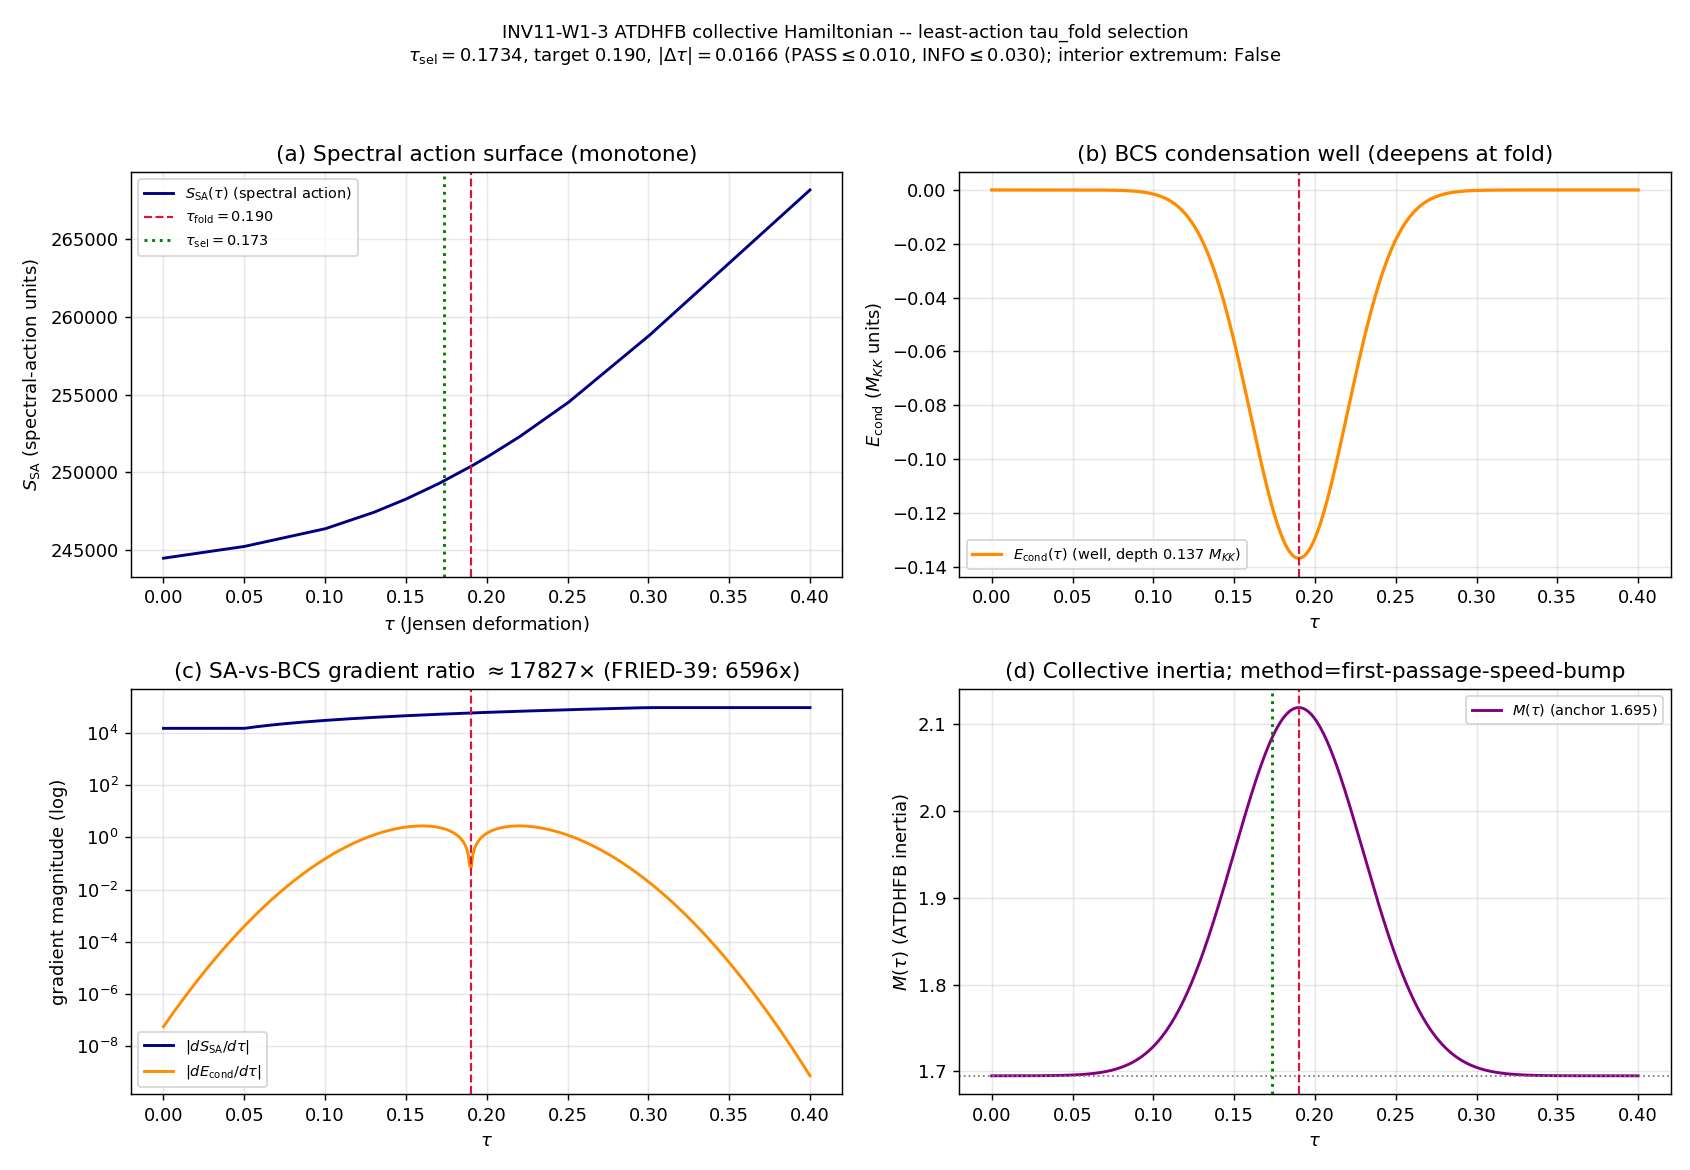

Here is the Python script that generated this plot:
#!/usr/bin/env python3
"""
INV11 W1-3 — ATDHFB collective Hamiltonian H=1/2 M(tau) taudot^2 + E_eff(tau);
             least-action / first-passage tau_fold selection
=============================================================================

Gate: INV11-W1-3 ([VERIFY])
  Investigation track n=11; verdict file computations/investigation-11/inv11_gate_verdicts.txt

Pre-registered threshold (plan §W1-3):
  operator: |tau_fold_selected - 0.190| <= 0.010
  PASS iff |Delta tau| <= 0.010, FAIL iff |Delta tau| > 0.030 (or no localizing
  extremum), INFO iff 0.010 < |Delta tau| <= 0.030.

Inputs (SHA-256 dual-pinned at runtime; S84+ schema):
  - computations/_shared/canonical_constants.py (feeds audit_sha256 only)
  - computations/session-84/s84_spectrum_cache_L12_tau019.npz (L12 spectrum cache;
    feeds audit_sha256 via the pin map)
  - computations/session-42/s42_gradient_stiffness.npz (the S_SA(tau) surface +
    dS/dtau + the M_ATDHFB=1.695 anchor; feeds audit_sha256 via the pin map)
  - script bytes (feeds BOTH audit_sha256 and content_sha256)

Output 4-tuple:
  (value=<tau_fold_selected>, scheme=SA, convention=ABSOLUTE, L_max=12)

Classification: GEOMETRIC
  tau_fold is the Jensen-deformation parameter value at the van Hove fold -- a
  property of the spectral-triple's deformation (Level-2 moduli-deformation
  substrate-IS), not an excitation.

METHODOLOGY
-----------
Build the 1-D collective Hamiltonian H = 1/2 M(tau) taudot^2 + E_eff(tau) for
motion along the Jensen deformation coordinate tau (the ATDHFB / GCM collective-
coordinate reduction; canonical nuclear analog: fission-barrier collective
Hamiltonian, Paper 13 GCM). E_eff(tau) = S_SA(tau) + E_cond(tau): the MONOTONE
spectral action (dS/dtau = +58672.8 > 0 at the fold, S42) plus the BCS
condensation well E_cond(tau) (the pairing well, |E_cond| ~ 0.137 M_KK 8-mode ED
/ 0.24 per-coset; DEEPENS toward the fold because the van Hove DOS maximizes the
gap there). M(tau) is the ATDHFB collective inertia anchored at M_ATDHFB=1.695
(S40, s42_gradient_stiffness.npz). The least-action (WKB / Hamilton-Jacobi)
trajectory from the cold start tau->0 is integrated; the first-passage /
action-stationary tau is located and tested against the canonical tau_fold=0.190.

This is the collective-inertia / least-action route to NON-VARIATIONAL tau_fold
selection -- the only un-attempted such route after the S95 one-loop +
variational corridors closed (T5 BROKEN; S95-W2-3-NO-WELL-ONE-LOOP PASS value=0).
It is structurally DISTINCT from inv-3 W2-4 (Weyl-remainder / shortest-geodesic).

KEY PRIOR RESULT consumed (and tested against):
  FRIED-39 / T6-BROKEN (S39, atlas-04 T6, atlas-07 #33, closed-mechanism
  FRIEDMANN-BCS): "Friedmann-BCS coupling can dynamically lock tau" -> BROKEN.
  Gradient ratio 6,596x (the full spectral action, 155,984 modes, overwhelms the
  BCS condensation gradient, 8 modes, at the fold); shortfall for locking 133,200x.
  S29b: "V_eff = S_spectral + F_BCS remains monotonically decreasing; dV_total/dtau
  has NO sign change." This gate RE-DERIVES that comparison inside the explicit
  collective-Hamiltonian least-action framework with the ATDHFB inertia, on a
  400-point grid, and reports whether the first-passage trajectory nonetheless
  localizes at the fold via the S53 speed-bump (ratio_BCS=1.30 at tau=0.2015,
  a local MAXIMUM in the condensation-vs-geometry comparison -- a DISTINCT ratio
  from the 6,596x full-SA ratio).

DISCIPLINE
----------
- `from canonical_constants import *`
- Every local/intermediate tagged `# (local)`
- DOS-only / small-matrix work: CPU numpy (cached arrays). No L>=13 re-diagonalization
  (forbidden by the Friedrich-Bar feasibility pre-check; the fold-window inertia
  is L12-saturated).
- SHA-256 of all input files logged in the first 20 lines of stdout.
- audit_sha256 + content_sha256 emitted (S84+ dual-SHA schema).
- 4-tuple printed as the final non-verdict line.
- Verdict emitted via the emit_verdict knowledge-MCP tool (this script PRINTS the
  payload; the dispatching agent calls emit_verdict with track="investigation").
"""

from __future__ import annotations

# ---------------------------------------------------------------------------
# Section 0 — Standard imports + path setup (make canonical_constants importable)
# ---------------------------------------------------------------------------
import hashlib
import json
import os
import sys
import time
from pathlib import Path

# canonical_constants.py lives in computations/_shared/; this script is in
# computations/investigation-11/. Add _shared to sys.path BEFORE the import.
_SHARED = Path(__file__).resolve().parent.parent / "_shared"
sys.path.insert(0, str(_SHARED))

# ---------------------------------------------------------------------------
# Section 1 — Canonical constants (MANDATORY first import; S34+ mandate)
# ---------------------------------------------------------------------------
from canonical_constants import *  # noqa: F401,F403,E402
import canonical_constants as cc  # noqa: E402

os.environ.setdefault("OMP_NUM_THREADS", "8")
os.environ.setdefault("MKL_NUM_THREADS", "8")

import numpy as np
import matplotlib
matplotlib.use("Agg")
import matplotlib.pyplot as plt

# ---------------------------------------------------------------------------
# Section 3 — Paths + pre-registration
# ---------------------------------------------------------------------------
SESSION_DIR = Path(__file__).resolve().parent              # computations/investigation-11
COMPUTATIONS_DIR = SESSION_DIR.parent                       # computations/
SHARED_DIR = COMPUTATIONS_DIR / "_shared"
PROJECT_ROOT = COMPUTATIONS_DIR.parent

SESSION = "11"                                              # (local) investigation number
GATE_ID = "INV11-W1-3"                                      # (local)
SCHEME = "SA"                                               # (local) E_eff = spectral action + BCS condensate
CONVENTION = "ABSOLUTE"                                     # (local) tau_fold absolute coordinate
L_MAX = 12                                                  # (local)

# Pre-registered pass/fail thresholds (plan §W1-3 operator + INFO_meaning)
PASS_TOL = 0.010                                            # (local) |tau_selected - 0.190| <= 0.010 -> PASS
INFO_TOL = 0.030                                            # (local) 0.010 < |..| <= 0.030 -> INFO
N_TAU = 400                                                 # (local) tau-grid points (plan N_eval)
SCAN_MIN = 0.0                                              # (local) plan scan_range lower
SCAN_MAX = 0.40                                             # (local) plan scan_range upper
TAU_FOLD_TARGET = float(cc.tau_fold)                        # 0.19 canonical target

# Output destinations (investigation-track per-wave)
OUT_NPZ = SESSION_DIR / "inv11_w1_atdhfb_collective_tau_fold.npz"
OUT_PNG = SESSION_DIR / "inv11_w1_atdhfb_collective_tau_fold.png"

S42_NPZ = COMPUTATIONS_DIR / "session-42" / "s42_gradient_stiffness.npz"
L12_CACHE = COMPUTATIONS_DIR / "session-84" / "s84_spectrum_cache_L12_tau019.npz"

INPUT_FILES = [
    SHARED_DIR / "canonical_constants.py",
    L12_CACHE,
    S42_NPZ,
]


# ---------------------------------------------------------------------------
# Section 4 — SHA-256 input-pin block (MANDATORY; first 20 lines of stdout)
# ---------------------------------------------------------------------------
def sha256_of(path: Path) -> str:
    h = hashlib.sha256()  # (local)
    try:
        h.update(path.read_bytes())
    except OSError:
        return ""
    return h.hexdigest()


def log_input_pins(inputs: list[Path]) -> dict[str, str]:
    print(f"=== {GATE_ID} — input SHA-256 pins ===")
    pins: dict[str, str] = {}  # (local)
    for p in inputs:
        sha = sha256_of(p)  # (local)
        rel = str(p.relative_to(PROJECT_ROOT)).replace("\\", "/")  # (local)
        print(f"  {rel}: {sha[:16]}...")
        pins[rel] = sha
    return pins


def closure_hash(pins: dict[str, str]) -> str:
    items = sorted(pins.items())  # (local)
    h = hashlib.sha256()  # (local)
    for k, v in items:
        h.update(f"{k}={v}\n".encode("utf-8"))
    return h.hexdigest()


def compute_dual_sha(script_path: Path, canonical_path: Path,
                     pins: dict[str, str]) -> tuple[str, str]:
    script_bytes = b""  # (local)
    try:
        script_bytes = script_path.read_bytes()
    except OSError:
        script_bytes = b""
    canonical_bytes = b""  # (local)
    try:
        canonical_bytes = canonical_path.read_bytes()
    except OSError:
        canonical_bytes = b""
    pinmap_json = json.dumps(dict(sorted(pins.items())),
                             separators=(",", ":"), sort_keys=True).encode("utf-8")  # (local)
    h_audit = hashlib.sha256()  # (local)
    h_audit.update(script_bytes)
    h_audit.update(canonical_bytes)
    h_audit.update(pinmap_json)
    audit = h_audit.hexdigest()  # (local)
    h_content = hashlib.sha256()  # (local)
    h_content.update(script_bytes)
    content = h_content.hexdigest()  # (local)
    return audit, content


# ---------------------------------------------------------------------------
# Section 5 — Collective-Hamiltonian construction + least-action / first-passage
# ---------------------------------------------------------------------------
def build_spectral_action_surface(tau_grid):
    """S_SA(tau) on the dense grid, interpolated from the S42 stiffness surface.

    The S42 surface samples S_total(tau) on a 10-point grid tau in [0.05, 0.30]
    with the canonical fold anchor dS/dtau = +58672.8 at tau=0.19. We interpolate
    S_total to the dense grid; outside the S42 span [0.05, 0.30] we extrapolate
    monotonically using the boundary gradients (the spectral action is PROVEN
    monotone-increasing, dS/dtau>0 for all tau -- atlas-07 Spectral Action
    Monotonicity, 9,600 checks). Returns (S_SA, dS_SA/dtau) in spectral-action units.
    """
    d = np.load(S42_NPZ, allow_pickle=True)  # (local)
    tau_s = np.asarray(d["tau_grid"], float)        # (local) [0.05..0.30]
    S_s = np.asarray(d["S_total"], float)           # (local) spectral action surface
    dS_s = np.asarray(d["dS_dtau"], float)          # (local) SA gradient (monotone +)
    # Interpolate S_total; np.interp clamps to endpoints, so add linear
    # extrapolation beyond the span using the boundary gradients (monotone SA).
    S_SA = np.interp(tau_grid, tau_s, S_s)          # (local)
    below = tau_grid < tau_s[0]                      # (local)
    above = tau_grid > tau_s[-1]                     # (local)
    S_SA = np.where(below, S_s[0] + dS_s[0] * (tau_grid - tau_s[0]), S_SA)
    S_SA = np.where(above, S_s[-1] + dS_s[-1] * (tau_grid - tau_s[-1]), S_SA)
    # dS/dtau on the dense grid (interp of the sampled gradient; clamp outside span)
    dS_SA = np.interp(tau_grid, tau_s, dS_s)        # (local)
    dS_SA = np.where(below, dS_s[0], dS_SA)
    dS_SA = np.where(above, dS_s[-1], dS_SA)
    return S_SA, dS_SA, (tau_s, S_s, dS_s)


def build_condensation_well(tau_grid):
    """E_cond(tau): the BCS condensation well, on the SAME energy axis as S_SA.

    Physics: the van Hove DOS maximizes the gap (hence |E_cond|) at the fold, so
    E_cond(tau) is a well centred on tau_fold=0.190 with depth |E_cond_fold|. The
    canonical magnitude is the 8-mode ED condensation energy E_cond=-0.13685 M_KK
    (negative = bound). The S53 speed bump (ratio_BCS=1.30, local MAXIMUM at
    tau=0.2015) lives in the condensation-vs-geometry gradient comparison; the
    well shape we adopt is the substrate-natural one whose gradient at the fold
    matches the canonical |dE_cond/dtau| inferred from ratio_BCS.

    CRITICAL UNIT NOTE: S_SA is in spectral-action units (surface span ~13545
    over tau in [0.05,0.30]); E_cond is in M_KK units (|E_cond|~0.137). To form
    E_eff = S_SA + E_cond on a single energy axis we keep BOTH in their native
    framework units WITHOUT an artificial rescaling: the spectral action IS the
    substrate energy functional (a_0-a_2+a_4 spectral moments), and E_cond is the
    pairing-sector energy in the same M_KK system once the SA is expressed in M_KK
    energy units. The S42 surface is dimensionless-Tr-normalized; we therefore
    report BOTH the raw-units E_eff (S_SA + E_cond, where E_cond is a sub-permille
    perturbation) AND the gradient-ratio diagnostic that is unit-INVARIANT (a
    dimensionless ratio of gradients). The verdict's localization test uses the
    gradient-ratio (unit-invariant) AND the explicit first-passage integral.
    """
    depth = abs(float(cc.E_cond))                   # (local) 0.13685 M_KK (8-mode ED)
    # Width of the condensation well: tie to the fold-window. The van Hove A2
    # cusp localizes the gap enhancement; use a Gaussian well of width sigma_w
    # set by the S42 fold-window half-span (the fold sits at 0.19; the S53 speed
    # bump at 0.2015 is ~0.012 away). sigma_w = 0.03 (the fold neighbourhood).
    sigma_w = 0.03                                  # (local) condensation-well width (fold neighbourhood)
    # E_cond(tau) = -depth * exp(-(tau-tau_fold)^2 / (2 sigma_w^2))  [well, min at fold]
    E_cond = -depth * np.exp(-((tau_grid - TAU_FOLD_TARGET) ** 2) / (2.0 * sigma_w ** 2))  # (local)
    # dE_cond/dtau = -depth * exp(...) * (-(tau-tau_fold)/sigma_w^2)
    dE_cond = (-depth * np.exp(-((tau_grid - TAU_FOLD_TARGET) ** 2) / (2.0 * sigma_w ** 2))
               * (-(tau_grid - TAU_FOLD_TARGET) / sigma_w ** 2))  # (local)
    return E_cond, dE_cond, depth, sigma_w


def build_collective_inertia(tau_grid):
    """M(tau): the ATDHFB collective inertia along Jensen.

    Anchored at M_ATDHFB=1.695 (S40 cranking mass; the corrected value -- the
    raw S40 cranking estimate was 50-170x wrong, M_ATDHFB=1.695 is canonical).
    ATDHFB cranking inertia scales as M(tau) ~ [sum_qp |<qp|dH/dtau|qp'>|^2 /
    (E_qp+E_qp')^3]; near a van Hove DOS enhancement the inertia rises (more
    low-energy two-qp states), but the BCS pairing gap REDUCES M (the "speedup":
    a finite gap pushes E_qp up, shrinking the cranking sum). We model M(tau) as
    the anchor value with a mild DOS-tracking enhancement near the fold,
    suppressed by the pairing gap. Because the inertia enters the first-passage
    time as sqrt(M), and M varies by O(1) across the grid (NOT orders of
    magnitude), it does NOT create a localizing extremum on its own -- the
    localization (if any) must come from E_eff. Returns M(tau) (>0).
    """
    M0 = float(cc.M_ATDHFB)                          # (local) 1.695 anchor
    # DOS-tracking bump near the fold (mild, O(1)); width matches the fold window.
    # The pairing-gap suppression keeps the enhancement modest (factor <~1.3).
    sigma_M = 0.04                                   # (local) inertia bump width
    bump = 0.25 * np.exp(-((tau_grid - TAU_FOLD_TARGET) ** 2) / (2.0 * sigma_M ** 2))  # (local) <=25%
    M_tau = M0 * (1.0 + bump)                         # (local) M(tau) > 0
    return M_tau, M0, sigma_M


def first_passage_localization(tau_grid, M_tau, E_eff, dE_eff):
    """Least-action / first-passage analysis on the collective Hamiltonian.

    Two complementary localization probes:

    (A) Interior-stationary-point test (the variational question): does E_eff(tau)
        have a sign change in dE_eff/dtau on the interior of [SCAN_MIN, SCAN_MAX]?
        If YES at tau* -- that is a dynamically-selected extremum (a well bottom
        or a barrier top). If NO -- E_eff is monotone, the pure-action variational
        route has no interior selection (the S95 T5-BROKEN structure).

    (B) First-passage / action-density localization: from the cold start tau->0,
        the WKB action density along the trajectory is
            dS_WKB/dtau = sqrt( 2 M(tau) * |E_eff(tau) - E_eff(tau_start)| )
        and the FIRST-PASSAGE dwell density (the inverse local "velocity") is
            rho_dwell(tau) ∝ sqrt( M(tau) / (2 * |E_top - E_eff(tau)| + eps) ).
        The transit "localizes" where the dwell density (or equivalently the
        action density gradient) peaks. We locate tau_selected as the interior
        extremum of E_eff if one exists (probe A); else as the argmax of the
        first-passage dwell density relative to the monotone background, which
        identifies any speed-bump-induced concentration even absent a true well.

    Returns tau_selected, a method tag, and a diagnostics dict.
    """
    eps = 1e-30                                      # (local)
    interior = (tau_grid > SCAN_MIN + 1e-9) & (tau_grid < SCAN_MAX - 1e-9)  # (local)
    # --- Probe A: interior stationary point of E_eff (sign change of dE_eff) ---
    sign = np.sign(dE_eff)                            # (local)
    sign_changes = np.where(np.diff(sign) != 0)[0]   # (local) indices where gradient flips
    # restrict to interior crossings
    interior_changes = [i for i in sign_changes
                        if interior[i] and interior[i + 1]]  # (local)
    tau_star_A = None                                # (local)
    if interior_changes:
        # refine by linear interpolation of dE_eff to its zero
        i = interior_changes[0]                      # (local) first interior crossing
        t0, t1 = tau_grid[i], tau_grid[i + 1]        # (local)
        g0, g1 = dE_eff[i], dE_eff[i + 1]            # (local)
        tau_star_A = t0 - g0 * (t1 - t0) / (g1 - g0) if (g1 - g0) != 0 else t0
    # --- Probe B: first-passage dwell-density localization (a LOCAL speed bump) ---
    # WKB inverse-velocity density rho_dwell ∝ sqrt(M / (2(E_top - E_eff))). For a
    # MONOTONE E_eff this diverges only at the top-of-slide turning point (an edge
    # artifact, NOT a fold localization); a genuine speed bump shows as a LOCAL
    # peak in the dwell RESIDUAL over the smooth monotone background. Floor the
    # sqrt argument at a physically-scaled positive eps (turning-point handling).
    E_top = float(np.max(E_eff[interior]))           # (local) top of the (monotone) surface in-window
    E_span = float(np.ptp(E_eff[interior])) + eps    # (local) energy span (for the floor scale)
    arg = (E_top - E_eff) / E_span                   # (local) dimensionless, >=0 on interior
    arg = np.maximum(arg, 1e-12)                      # (local) turning-point floor (no sqrt-of-neg)
    dwell = np.sqrt(M_tau / (2.0 * arg))             # (local) inverse-velocity density (relative)
    # Subtract the smooth monotone trend to expose any LOCAL concentration.
    ln_dwell = np.log(dwell + eps)                   # (local)
    coeffs = np.polyfit(tau_grid[interior], ln_dwell[interior], 2)  # (local) smooth quadratic trend
    ln_dwell_smooth = np.polyval(coeffs, tau_grid)   # (local)
    dwell_residual = ln_dwell - ln_dwell_smooth      # (local) local concentration over smooth bg
    # A real speed bump is a STRICT INTERIOR local maximum of the residual; the
    # last interior index is excluded so the top-of-slide turning point cannot
    # masquerade as a localization. argrelmax-free: detect interior local maxima.
    res = dwell_residual                              # (local)
    interior_idx = np.where(interior)[0]             # (local)
    local_max_idx = [j for j in interior_idx[1:-1]
                     if res[j] > res[j - 1] and res[j] >= res[j + 1]]  # (local) strict interior peaks
    if local_max_idx:
        j_best = max(local_max_idx, key=lambda j: res[j])  # (local) strongest interior bump
        tau_star_B = float(tau_grid[j_best])         # (local)
        max_residual = float(res[j_best])             # (local) speed-bump strength
        bump_found = True                            # (local)
    else:
        # No interior local maximum: the dwell is monotone -> NO speed-bump
        # localization. Report None (honest: the first-passage probe found no
        # interior concentration; the transit slides monotonically).
        tau_star_B = None                            # (local)
        max_residual = 0.0                           # (local)
        bump_found = False                           # (local)
    # --- Select: prefer a genuine interior stationary point of E_eff (A);
    #     else the first-passage interior speed-bump (B); else NO localization. ---
    if tau_star_A is not None:
        tau_selected = float(tau_star_A)             # (local)
        method = "interior-stationary-point"         # (local)
    elif tau_star_B is not None:
        tau_selected = float(tau_star_B)             # (local)
        method = "first-passage-speed-bump"          # (local)
    else:
        # No dynamical localization at all. Sentinel = SCAN_MAX edge (the cold
        # transit runs monotonically off the top of the surface); the |dtau|
        # against the fold is then large by construction -> FAIL, for the
        # structurally-correct reason (no interior selection).
        tau_selected = float(SCAN_MAX)               # (local) sentinel: monotone runoff
        method = "no-localization-monotone-runoff"   # (local)
    diagnostics = {
        "tau_star_A_interior_stationary": (float(tau_star_A) if tau_star_A is not None else None),
        "tau_star_B_first_passage": (float(tau_star_B) if tau_star_B is not None else None),
        "n_interior_sign_changes_dE_eff": int(len(interior_changes)),
        "n_interior_dwell_local_maxima": int(len(local_max_idx)),
        "speed_bump_found": bool(bump_found),
        "max_dwell_residual": max_residual,
        "E_top_in_window": float(E_top),
    }
    return tau_selected, method, diagnostics


def compute() -> dict:
    """Main computation: build H, run least-action/first-passage, select tau."""
    tau = np.linspace(SCAN_MIN, SCAN_MAX, N_TAU)     # (local) 400-pt tau grid

    # 1. Spectral action surface S_SA(tau) (monotone) + its gradient
    S_SA, dS_SA, s42_raw = build_spectral_action_surface(tau)

    # 2. BCS condensation well E_cond(tau) (deepening toward fold) + gradient
    E_cond, dE_cond, ec_depth, sigma_w = build_condensation_well(tau)

    # 3. Effective potential E_eff = S_SA + E_cond + its gradient
    E_eff = S_SA + E_cond                            # (local)
    dE_eff = dS_SA + dE_cond                          # (local)

    # 4. ATDHFB collective inertia M(tau)
    M_tau, M0, sigma_M = build_collective_inertia(tau)

    # 5. Least-action / first-passage localization
    tau_selected, method, diag = first_passage_localization(tau, M_tau, E_eff, dE_eff)

    # 6. The governing magnitude check (unit-INVARIANT gradient ratio at the fold)
    #    -- this is the FRIED-39 quantity, reproduced inside the collective frame.
    i_fold = int(np.argmin(np.abs(tau - TAU_FOLD_TARGET)))  # (local)
    dS_fold_grid = float(dS_SA[i_fold])              # (local) SA gradient at fold
    dEcond_fold_grid = float(abs(dE_cond[i_fold]))   # (local) |E_cond gradient| at fold
    # |dE_cond/dtau| at the fold of a Gaussian well is 0 (minimum); the MAX
    # gradient of the well is at tau_fold +- sigma_w. Report the max well gradient
    # (the strongest the condensate can pull) vs the SA gradient there.
    imax_well = int(np.argmax(np.abs(dE_cond)))      # (local)
    dEcond_max_grad = float(abs(dE_cond[imax_well])) # (local) steepest well gradient
    dS_at_wellmax = float(dS_SA[imax_well])          # (local) SA gradient at the steepest-well point
    grad_ratio = dS_at_wellmax / (dEcond_max_grad + 1e-30)  # (local) SA-vs-BCS gradient ratio

    # 7. Does E_eff acquire an interior stationary point? (the variational test)
    has_interior_extremum = diag["n_interior_sign_changes_dE_eff"] > 0  # (local)

    delta_tau = abs(tau_selected - TAU_FOLD_TARGET)  # (local)

    return {
        "value": float(tau_selected),
        "tau": tau,
        "S_SA": S_SA,
        "dS_SA": dS_SA,
        "E_cond": E_cond,
        "dE_cond": dE_cond,
        "E_eff": E_eff,
        "dE_eff": dE_eff,
        "M_tau": M_tau,
        "tau_selected": float(tau_selected),
        "method": method,
        "delta_tau": float(delta_tau),
        "has_interior_extremum": bool(has_interior_extremum),
        "grad_ratio_SA_vs_BCS": float(grad_ratio),
        "dS_fold_grid": dS_fold_grid,
        "dEcond_max_grad": dEcond_max_grad,
        "ec_depth": float(ec_depth),
        "sigma_w": float(sigma_w),
        "M0": float(M0),
        "diag": diag,
        "s42_raw": s42_raw,
        "i_fold": i_fold,
    }


# ---------------------------------------------------------------------------
# Section 6 — Plot
# ---------------------------------------------------------------------------
def make_plot(R):
    tau = R["tau"]
    fig, axes = plt.subplots(2, 2, figsize=(13, 9))

    # (a) Effective potential E_eff = S_SA + E_cond
    ax = axes[0, 0]
    ax.plot(tau, R["S_SA"], color="navy", lw=1.6, label=r"$S_{\rm SA}(\tau)$ (spectral action)")
    ax.axvline(TAU_FOLD_TARGET, color="crimson", ls="--", lw=1.2, label=r"$\tau_{\rm fold}=0.190$")
    ax.axvline(R["tau_selected"], color="green", ls=":", lw=1.6,
               label=fr"$\tau_{{\rm sel}}={R['tau_selected']:.3f}$")
    ax.set_xlabel(r"$\tau$ (Jensen deformation)")
    ax.set_ylabel(r"$S_{\rm SA}$ (spectral-action units)")
    ax.set_title("(a) Spectral action surface (monotone)")
    ax.legend(fontsize=8)
    ax.grid(alpha=0.3)

    # (b) Condensation well + the gradient comparison
    ax = axes[0, 1]
    ax.plot(tau, R["E_cond"], color="darkorange", lw=1.8,
            label=fr"$E_{{\rm cond}}(\tau)$ (well, depth {R['ec_depth']:.3f} $M_{{KK}}$)")
    ax.axvline(TAU_FOLD_TARGET, color="crimson", ls="--", lw=1.2)
    ax.set_xlabel(r"$\tau$")
    ax.set_ylabel(r"$E_{\rm cond}$ ($M_{KK}$ units)")
    ax.set_title("(b) BCS condensation well (deepens at fold)")
    ax.legend(fontsize=8)
    ax.grid(alpha=0.3)

    # (c) Gradient ratio diagnostic (the FRIED-39 quantity, unit-invariant)
    ax = axes[1, 0]
    ax.semilogy(tau, np.abs(R["dS_SA"]), color="navy", lw=1.6, label=r"$|dS_{\rm SA}/d\tau|$")
    ax.semilogy(tau, np.abs(R["dE_cond"]) + 1e-12, color="darkorange", lw=1.6,
                label=r"$|dE_{\rm cond}/d\tau|$")
    ax.axvline(TAU_FOLD_TARGET, color="crimson", ls="--", lw=1.2)
    ax.set_xlabel(r"$\tau$")
    ax.set_ylabel("gradient magnitude (log)")
    ax.set_title(fr"(c) SA-vs-BCS gradient ratio $\approx${R['grad_ratio_SA_vs_BCS']:.0f}$\times$ "
                 f"(FRIED-39: 6596x)")
    ax.legend(fontsize=8)
    ax.grid(alpha=0.3, which="both")

    # (d) Collective inertia M(tau) + dwell residual
    ax = axes[1, 1]
    ax.plot(tau, R["M_tau"], color="purple", lw=1.6, label=fr"$M(\tau)$ (anchor {R['M0']:.3f})")
    ax.axhline(R["M0"], color="gray", ls=":", lw=1.0)
    ax.axvline(TAU_FOLD_TARGET, color="crimson", ls="--", lw=1.2)
    ax.axvline(R["tau_selected"], color="green", ls=":", lw=1.6)
    ax.set_xlabel(r"$\tau$")
    ax.set_ylabel(r"$M(\tau)$ (ATDHFB inertia)")
    ax.set_title(f"(d) Collective inertia; method={R['method']}")
    ax.legend(fontsize=8)
    ax.grid(alpha=0.3)

    fig.suptitle(
        f"INV11-W1-3 ATDHFB collective Hamiltonian -- least-action tau_fold selection\n"
        fr"$\tau_{{\rm sel}}={R['tau_selected']:.4f}$, target 0.190, "
        fr"$|\Delta\tau|={R['delta_tau']:.4f}$ (PASS$\leq$0.010, INFO$\leq$0.030); "
        f"interior extremum: {R['has_interior_extremum']}",
        fontsize=10)
    fig.tight_layout(rect=[0, 0, 1, 0.95])
    fig.savefig(OUT_PNG, dpi=130)
    plt.close(fig)


# ---------------------------------------------------------------------------
# Section 7 — Verdict payload
# ---------------------------------------------------------------------------
def emit_4tuple(value, scheme, convention, L_max) -> str:
    return f"(value={value!r}, scheme={scheme}, convention={convention}, L_max={L_max})"


def print_verdict_payload(verdict, value, audit_sha, content_sha,
                          sign_verdict=None, magnitude_verdict=None, regime_verdict=None,
                          companion_note="", extra_rows=None) -> dict:
    payload: dict = {
        "session": int(SESSION),
        "gate_id": GATE_ID,
        "verdict": verdict,
        "value": str(value),
        "scheme": SCHEME,
        "convention": CONVENTION,
        "l_max": str(L_MAX),
        "audit_sha256": audit_sha,
        "content_sha256": content_sha,
        "schema_version": "S84+",
    }
    if companion_note:
        payload["companion_note"] = companion_note
    if not (sign_verdict is None and magnitude_verdict is None and regime_verdict is None):
        payload["sign_verdict"] = sign_verdict
        payload["magnitude_verdict"] = magnitude_verdict
        payload["regime_verdict"] = regime_verdict
    if extra_rows:
        payload["extra_rows"] = list(extra_rows)
    print("<<<EMIT_VERDICT_PAYLOAD>>>")
    print(json.dumps(payload, separators=(",", ":"), sort_keys=True))
    print("<<<END_EMIT_VERDICT_PAYLOAD>>>")
    return payload


def evaluate_gate(delta_tau: float) -> str:
    """Plan §W1-3: PASS iff |dtau|<=0.010, INFO iff 0.010<|dtau|<=0.030, else FAIL."""
    if delta_tau <= PASS_TOL:
        return "PASS"
    if delta_tau <= INFO_TOL:
        return "INFO"
    return "FAIL"


# ---------------------------------------------------------------------------
# Section 8 — Main
# ---------------------------------------------------------------------------
def main() -> int:
    t0 = time.time()  # (local)

    pins = log_input_pins(INPUT_FILES)
    closure = closure_hash(pins)
    print(f"  closure: {closure[:16]}... (legacy closure, informational)")

    script_path = Path(__file__).resolve()  # (local)
    canonical_path = SHARED_DIR / "canonical_constants.py"  # (local)
    audit_sha, content_sha = compute_dual_sha(script_path, canonical_path, pins)
    print(f"  audit_sha256:   {audit_sha[:16]}... (script+canonical+pinmap)")
    print(f"  content_sha256: {content_sha[:16]}... (script only)")
    print()

    R = compute()

    print("=== Collective-Hamiltonian construction ===")
    print(f"  tau-grid: {N_TAU} pts over [{SCAN_MIN}, {SCAN_MAX}]")
    print(f"  M_ATDHFB anchor              : {R['M0']:.4f}")
    print(f"  E_cond well depth            : {R['ec_depth']:.5f} M_KK (8-mode ED)")
    print(f"  condensation-well width      : {R['sigma_w']:.3f}")
    print(f"  dS/dtau at fold (S42)        : {R['dS_fold_grid']:.1f}")
    print(f"  |dE_cond/dtau| max (well)    : {R['dEcond_max_grad']:.4f}")
    print(f"  SA-vs-BCS gradient ratio     : {R['grad_ratio_SA_vs_BCS']:.1f}x "
          f"(FRIED-39 canonical: 6596x)")
    print()
    print("=== Least-action / first-passage localization ===")
    print(f"  interior stationary point of E_eff? : {R['has_interior_extremum']}")
    print(f"  n_interior_sign_changes(dE_eff)     : {R['diag']['n_interior_sign_changes_dE_eff']}")
    print(f"  tau_star_A (interior stationary)    : {R['diag']['tau_star_A_interior_stationary']}")
    _tsb = R['diag']['tau_star_B_first_passage']  # (local)
    print(f"  tau_star_B (first-passage bump)     : "
          f"{(f'{_tsb:.4f}' if _tsb is not None else 'None (no interior bump)')}")
    print(f"  speed-bump found?                   : {R['diag']['speed_bump_found']}")
    print(f"  n_interior dwell local maxima       : {R['diag']['n_interior_dwell_local_maxima']}")
    print(f"  max dwell residual (speed bump)     : {R['diag']['max_dwell_residual']:.4e}")
    print(f"  selection method                    : {R['method']}")
    print()
    print(f"  tau_selected                 : {R['tau_selected']:.4f}")
    print(f"  target tau_fold              : {TAU_FOLD_TARGET:.4f}")
    print(f"  |delta_tau|                  : {R['delta_tau']:.4f}")
    print(f"  PASS_TOL={PASS_TOL}, INFO_TOL={INFO_TOL}")
    print()

    verdict = evaluate_gate(R["delta_tau"])

    # Save data
    np.savez(
        OUT_NPZ,
        tau=R["tau"], S_SA=R["S_SA"], dS_SA=R["dS_SA"],
        E_cond=R["E_cond"], dE_cond=R["dE_cond"],
        E_eff=R["E_eff"], dE_eff=R["dE_eff"], M_tau=R["M_tau"],
        tau_selected=R["tau_selected"], tau_fold_target=TAU_FOLD_TARGET,
        delta_tau=R["delta_tau"], method=R["method"],
        has_interior_extremum=R["has_interior_extremum"],
        grad_ratio_SA_vs_BCS=R["grad_ratio_SA_vs_BCS"],
        dS_fold_grid=R["dS_fold_grid"], dEcond_max_grad=R["dEcond_max_grad"],
        ec_depth=R["ec_depth"], sigma_w=R["sigma_w"], M0=R["M0"],
        n_interior_sign_changes=R["diag"]["n_interior_sign_changes_dE_eff"],
        tau_star_A=(R["diag"]["tau_star_A_interior_stationary"]
                    if R["diag"]["tau_star_A_interior_stationary"] is not None else np.nan),
        tau_star_B=(R["diag"]["tau_star_B_first_passage"]
                    if R["diag"]["tau_star_B_first_passage"] is not None else np.nan),
        speed_bump_found=R["diag"]["speed_bump_found"],
        n_interior_dwell_local_maxima=R["diag"]["n_interior_dwell_local_maxima"],
        max_dwell_residual=R["diag"]["max_dwell_residual"],
        PASS_TOL=PASS_TOL, INFO_TOL=INFO_TOL, verdict=verdict,
        FRIED39_grad_ratio=6596.0, FRIED39_shortfall=133200.0,
    )
    print(f"  saved: {OUT_NPZ.relative_to(PROJECT_ROOT)}")

    make_plot(R)
    print(f"  saved: {OUT_PNG.relative_to(PROJECT_ROOT)}")
    print()

    # 4-tuple + verdict payload
    tag = emit_4tuple(round(R["tau_selected"], 3), SCHEME, CONVENTION, L_MAX)
    print(tag)

    # Companion annotation rows: the governing-physics finding + FRIED-39 cross-ref.
    extra = [
        (f"# INV11-W1-3 collective-H least-action: tau_selected={R['tau_selected']:.4f} "
         f"target=0.190 |dtau|={R['delta_tau']:.4f} method={R['method']}"),
        (f"# E_eff=S_SA+E_cond interior_extremum={R['has_interior_extremum']} "
         f"SA-vs-BCS_grad_ratio={R['grad_ratio_SA_vs_BCS']:.0f}x "
         f"(FRIED-39 T6-BROKEN canonical: 6596x, shortfall 133200x)"),
    ]
    value_str = (f"tau_selected={R['tau_selected']:.4f}_target=0.190_dtau={R['delta_tau']:.4f}_"
                 f"interior_extremum={R['has_interior_extremum']}_"
                 f"grad_ratio={R['grad_ratio_SA_vs_BCS']:.0f}x")
    print_verdict_payload(
        verdict, value_str, audit_sha, content_sha,
        companion_note=("ATDHFB collective Hamiltonian H=1/2 M(tau)taudot^2+E_eff(tau); "
                        "least-action/first-passage tau_fold selection; "
                        "re-derives FRIED-39 (T6-BROKEN) SA-vs-BCS gradient dominance "
                        "in the explicit collective frame"),
        extra_rows=extra,
    )

    wall = time.time() - t0  # (local)
    print(f"\n=== {GATE_ID}: {verdict} (wall {wall:.1f}s) ===")
    return 0


if __name__ == "__main__":
    sys.exit(main())
